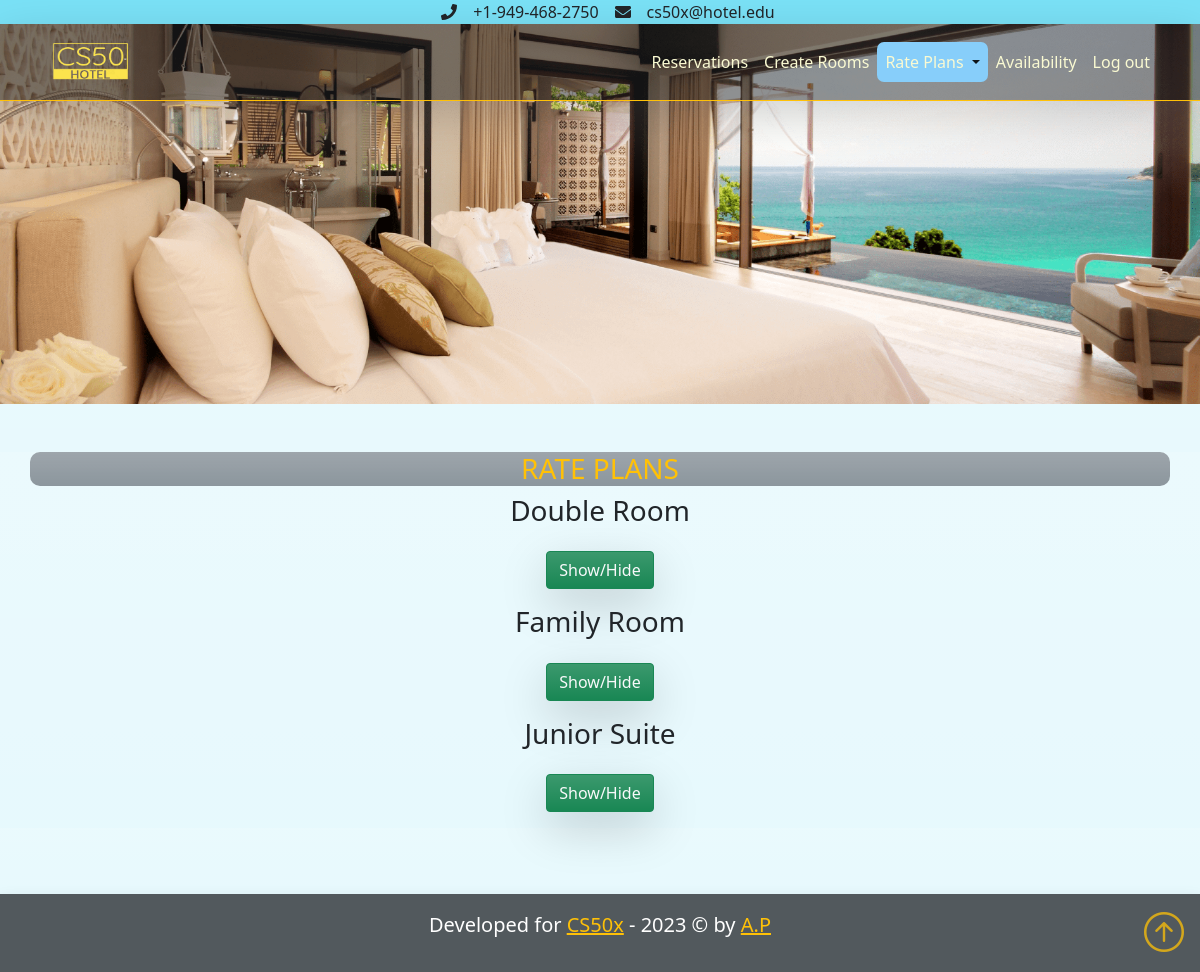
The page /view_rate_plans (signed in) on the database its author committed.
### booking_engine/models.py (models this page shows)
class RateType(db.Model):
    id = db.Column(db.Integer, primary_key=True, nullable=False)
    rate_name = db.Column(db.String(50), nullable=False)
    rate_plan_type = db.relationship('RatePlan', backref='rate_type')
    listed_room = db.relationship("ListedRoom", backref='rate_type')

### booking_engine/routes.py (the view)
@app.route("/view_rate_plans", methods=["GET", "POST"])
@login_required
def view_rate_plans():
    if request.method == "POST":
        delete_rate = request.form.get("delete")
        if delete_rate:
            RateType.query.filter(RateType.id == delete_rate).delete()
            RatePlan.query.filter(RatePlan.rate_type_id == delete_rate).delete()
            db.session.commit()
        return redirect("/view_rate_plans")
    else:
        rate_plans = RateType.query.all()
        headings = [
                    "Date period",
                    "Starting date",
                    "Ending date",
                    "Adult",
                    "Single adult",
                    "Child 0-12 RB",
                    "Child 12-17.99 Exb",
                    "Child 7-11.99 Exb",
                    "Child 2-6.99",
                    "Child 0-1.99"
                ]
    return render_template("view_rate_plans.html", rate_plans=rate_plans, headings=headings, usd=usd)

### booking_engine/__init__.py (called while the page is built)
@app.after_request
def apply_caching(response):
    response.headers["X-Frame-Options"] = "SAMEORIGIN"
    response.headers["HTTP-HEADER"] = "VALUE"
    return response

### booking_engine/helpers.py (called while the page is built)
def login_required(f):
    @wraps(f)
    def decorated_function(*args, **kwargs):
        if session.get("admin_id") is None:
            return redirect("/admin_login")
        return f(*args, **kwargs)
    return decorated_function

### booking_engine/templates/view_rate_plans.html (shortened to what this page needs)
{% extends "layout.html" %}
{% set active_page = "rate_plans" %}
{% block main %}
<div class="text-headings-box container bg-secondary bg-gradient bg-opacity-75">
    <h3 class="mt-2 text-warning">RATE PLANS</h3>
</div>
<div class="container-fluid">
{% for rate_type in rate_plans %}
<h3>{{ rate_type.rate_name }}</h3>
<input class="btn btn-success bg-gradient mb-3 text-light mt-3 rounded shadow shadow-lg" type = "button" name = "Test1" id="show{{ rate_type.id }}" value = "Show/Hide">
                    {% set date_period = namespace(value=1) %}
{% endfor %}
</div>
{% endblock %}

### booking_engine/static/styles.css (style rules this page uses)
html { position: relative; min-height: 100%; }
.text-headings-box { border-radius: 10px; }

### rows shown on the page
RateType: rate_name "Double Room"
RateType: rate_name "Family Room"
RateType: rate_name "Junior Suite"
